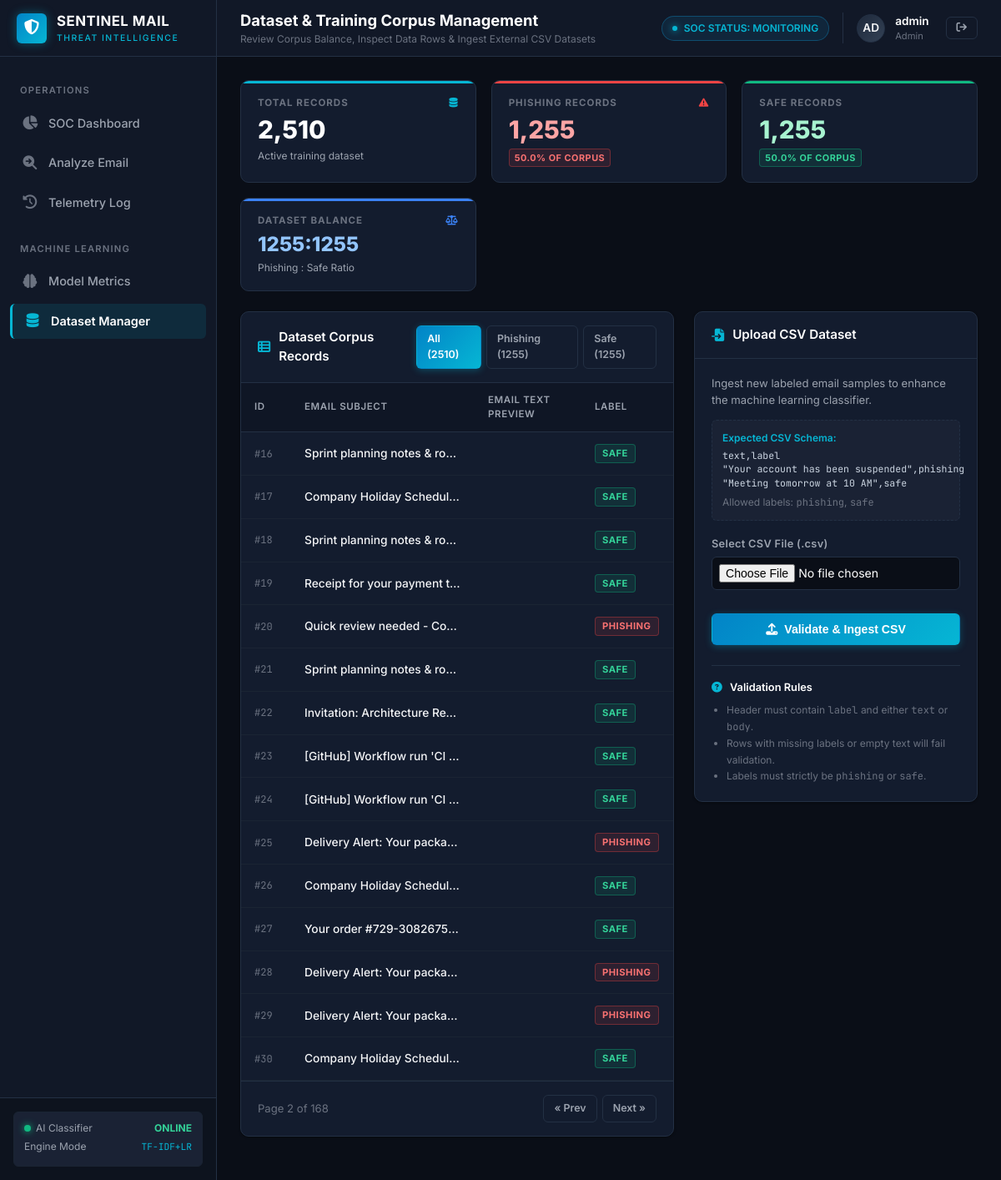
/dataset?page=2&label=ALL (signed in), run on the app's committed database.
### models.py (models this page shows, shortened)
class User(db.Model):
    __tablename__ = "users"
    id = db.Column(db.Integer, primary_key=True)
    username = db.Column(db.String(80), unique=True, nullable=False, index=True)
    email = db.Column(db.String(120), unique=True, nullable=False, index=True)
    password_hash = db.Column(db.String(256), nullable=False)
    role = db.Column(db.String(20), default="analyst")
    created_at = db.Column(db.DateTime, default=utc_now)

class DatasetRecord(db.Model):
    __tablename__ = "dataset_records"
    id = db.Column(db.Integer, primary_key=True)
    sender = db.Column(db.String(255), nullable=True)
    subject = db.Column(db.String(255), nullable=True)
    body = db.Column(db.Text, nullable=False)
    label = db.Column(db.String(20), nullable=False, index=True)  # "phishing" or "safe"
    created_at = db.Column(db.DateTime, default=utc_now)

### app.py (the view, shortened to what this page needs)
    @app.route("/dataset", methods=["GET", "POST"])
    @login_required
    def dataset():
        page = request.args.get("page", 1, type=int)
        query_filter = request.args.get("label", "ALL")
        per_page = 15
        db_query = DatasetRecord.query
        if query_filter in ["phishing", "safe"]:
            db_query = db_query.filter_by(label=query_filter)
        pagination = db_query.order_by(DatasetRecord.id.asc()).paginate(
            page=page, per_page=per_page, error_out=False
        )
        total_records = DatasetRecord.query.count()
        phishing_count = DatasetRecord.query.filter_by(label="phishing").count()
        safe_count = DatasetRecord.query.filter_by(label="safe").count()
        balance_ratio = f"{phishing_count}:{safe_count}" if safe_count > 0 else "N/A"
        return render_template(
            "dataset.html",
            pagination=pagination,
            total_records=total_records,
            phishing_count=phishing_count,
            safe_count=safe_count,
            balance_ratio=balance_ratio,
            query_filter=query_filter
        )

### templates/dataset.html (shortened to what this page needs)
{% extends "base.html" %}
{% block page_title %}Dataset & Training Corpus Management{% endblock %}
{% block page_subtitle %}Review Corpus Balance, Inspect Data Rows & Ingest External CSV Datasets{% endblock %}
{% block content %}
<div class="stats-grid">
    <div class="stat-widget cyan">
        <div class="stat-label">
            <span>TOTAL RECORDS</span>
            <i class="fa-solid fa-database" style="color: var(--accent-cyan);"></i>
        </div>
        <div class="stat-value">{{ "{:,}".format(total_records) }}</div>
        <div class="stat-sub">Active training dataset</div>
    </div>
    <div class="stat-widget danger">
        <div class="stat-label">
            <span>PHISHING RECORDS</span>
            <i class="fa-solid fa-triangle-exclamation" style="color: var(--danger);"></i>
        </div>
        <div class="stat-value" style="color: #fca5a5;">{{ "{:,}".format(phishing_count) }}</div>
        <div class="stat-sub">
            <span class="badge badge-phishing" style="font-size: 0.68rem; padding: 2px 6px;">
                {{ "%.1f"|format(phishing_count / total_records * 100) if total_records > 0 else 0 }}% of corpus
            </span>
        </div>
    </div>
    <div class="stat-widget success">
        <div class="stat-label">
            <span>SAFE RECORDS</span>
        </div>
        <div class="stat-value" style="color: #a7f3d0;">{{ "{:,}".format(safe_count) }}</div>
        <div class="stat-sub">
            <span class="badge badge-safe" style="font-size: 0.68rem; padding: 2px 6px;">
                {{ "%.1f"|format(safe_count / total_records * 100) if total_records > 0 else 0 }}% of corpus
            </span>
        </div>
    </div>
    <div class="stat-widget primary">
        <div class="stat-label">
            <span>DATASET BALANCE</span>
            <i class="fa-solid fa-scale-balanced" style="color: var(--accent-blue);"></i>
        </div>
        <div class="stat-value" style="font-size: 1.5rem; color: #93c5fd;">{{ balance_ratio }}</div>
        <div class="stat-sub">Phishing : Safe Ratio</div>
    </div>
</div>
<div style="display: grid; grid-template-columns: 1fr 340px; gap: 24px; align-items: start;">
    <div class="soc-card">
        <div class="card-header">
            <div class="card-header-title">
                <i class="fa-solid fa-table-list"></i>
                Dataset Corpus Records
            </div>
            <div style="display: flex; gap: 6px;">
                <a href="{{ url_for('dataset', label='ALL') }}" class="btn {% if query_filter == 'ALL' %}btn-primary{% else %}btn-outline{% endif %} btn-sm">
                    All ({{ total_records }})
                </a>
                <a href="{{ url_for('dataset', label='phishing') }}" class="btn {% if query_filter == 'phishing' %}btn-primary{% else %}btn-outline{% endif %} btn-sm">
                    Phishing ({{ phishing_count }})
                </a>
                <a href="{{ url_for('dataset', label='safe') }}" class="btn {% if query_filter == 'safe' %}btn-primary{% else %}btn-outline{% endif %} btn-sm">
                    Safe ({{ safe_count }})
                </a>
            </div>
        </div>
        <div class="soc-table-container">
            <table class="soc-table">
                <thead>
                    <tr>
                        <th style="width: 60px;">ID</th>
                        <th style="width: 220px;">Email Subject</th>
                        <th>Email Text Preview</th>
                        <th style="width: 110px;">Label</th>
                    </tr>
                </thead>
                <tbody>
                    {% for row in pagination.items %}
                    <tr>
                        <td class="mono" style="font-size: 0.75rem; color: var(--text-dim);">#{{ row.id }}</td>
                        <td style="max-width: 200px; overflow: hidden; text-overflow: ellipsis; white-space: nowrap; font-weight: 500;">
                            {{ row.subject or '(No Subject)' }}
                        </td>
                        <td style="max-width: 320px; overflow: hidden; text-overflow: ellipsis; white-space: nowrap; color: var(--text-muted); font-size: 0.8rem;">
                        </td>
                        <td>
                            {% if row.label == 'phishing' %}
                                <span class="badge badge-phishing" style="font-size: 0.7rem; padding: 2px 8px;">phishing</span>
                            {% else %}
                                <span class="badge badge-safe" style="font-size: 0.7rem; padding: 2px 8px;">safe</span>
                            {% endif %}
                        </td>
                    </tr>
                    {% else %}
                    <tr>
                        <td colspan="4" style="text-align: center; color: var(--text-dim); padding: 40px;">
                            No dataset records found.
                        </td>
                    </tr>
                    {% endfor %}
                </tbody>
            </table>
        </div>
        {% if pagination.pages > 1 %}
        <div style="padding: 16px 20px; display: flex; align-items: center; justify-content: space-between; border-top: 1px solid var(--border-color); font-size: 0.82rem;">
            <span style="color: var(--text-dim);">
                Page {{ pagination.page }} of {{ pagination.pages }}
            </span>
            <div style="display: flex; gap: 6px;">
                {% if pagination.has_prev %}
                    <a href="{{ url_for('dataset', page=pagination.prev_num, label=query_filter) }}" class="btn btn-outline btn-sm">
                        &laquo; Prev
                    </a>
                {% endif %}
                {% if pagination.has_next %}
                    <a href="{{ url_for('dataset', page=pagination.next_num, label=query_filter) }}" class="btn btn-outline btn-sm">
                        Next &raquo;
                    </a>
                {% endif %}
            </div>
        </div>
        {% endif %}
    </div>
    <div class="soc-card">
        <div class="card-header">
            <div class="card-header-title">
                <i class="fa-solid fa-file-import"></i>
                Upload CSV Dataset
            </div>
        </div>
        <div class="card-body">
            <p style="font-size: 0.82rem; color: var(--text-muted); margin-bottom: 14px;">
                Ingest new labeled email samples to enhance the machine learning classifier.
            </p>
            <div style="background-color: var(--bg-surface-elevated); padding: 12px; border-radius: var(--radius-sm); border: 1px dashed var(--border-color); margin-bottom: 18px; font-size: 0.75rem;">
                <div style="color: var(--accent-cyan); font-weight: 600; margin-bottom: 4px;">Expected CSV Schema:</div>
                <pre class="mono" style="color: #cbd5e1; font-size: 0.72rem; line-height: 1.4;">text,label
"Your account has been suspended",phishing
"Meeting tomorrow at 10 AM",safe</pre>
                <div style="color: var(--text-dim); margin-top: 6px;">
                    Allowed labels: <code>phishing</code>, <code>safe</code>
                </div>
            </div>
            <form method="POST" action="{{ url_for('dataset') }}" enctype="multipart/form-data">
                <div class="form-group">
                    <label class="form-label">Select CSV File (.csv)</label>
                    <input type="file" name="dataset_file" accept=".csv" required class="form-control" style="padding: 8px;">
                </div>
                <button type="submit" class="btn btn-primary" style="width: 100%; margin-top: 10px;">
                    <i class="fa-solid fa-upload"></i>
                    Validate & Ingest CSV
                </button>
            </form>
            <div style="margin-top: 24px; padding-top: 16px; border-top: 1px solid var(--border-color);">
                <div style="font-size: 0.8rem; font-weight: 600; color: #fff; margin-bottom: 8px;">
                    <i class="fa-solid fa-circle-question" style="color: var(--accent-cyan); margin-right: 6px;"></i>
                    Validation Rules
                </div>
                <ul style="font-size: 0.75rem; color: var(--text-dim); padding-left: 18px; line-height: 1.6;">
                    <li>Header must contain <code>label</code> and either <code>text</code> or <code>body</code>.</li>
                    <li>Rows with missing labels or empty text will fail validation.</li>
                    <li>Labels must strictly be <code>phishing</code> or <code>safe</code>.</li>
                </ul>
            </div>
        </div>
    </div>
</div>
{% endblock %}

### templates/base.html (shortened to what this page needs)
<!DOCTYPE html>
<html lang="en">
<head>
    <link rel="stylesheet" href="https://cdnjs.cloudflare.com/ajax/libs/font-awesome/6.5.1/css/all.min.css">
    <link rel="stylesheet" href="{{ url_for('static', filename='css/style.css') }}">
</head>
<body>
    <div class="app-container">
        <aside class="sidebar" id="appSidebar">
            <div class="sidebar-header">
                <div class="brand-icon">
                    <i class="fa-solid fa-shield-halved"></i>
                </div>
                <div class="brand-title">
                    SENTINEL MAIL
                    <span>Threat Intelligence</span>
                </div>
            </div>
            <nav class="sidebar-nav">
                <div class="nav-section-title">Operations</div>
                <a href="{{ url_for('dashboard') }}" class="nav-item {% if request.endpoint == 'dashboard' %}active{% endif %}">
                    <i class="fa-solid fa-chart-pie"></i>
                    <span>SOC Dashboard</span>
                </a>
                <a href="{{ url_for('analyze') }}" class="nav-item {% if request.endpoint == 'analyze' %}active{% endif %}">
                    <i class="fa-solid fa-magnifying-glass-arrow-right"></i>
                    <span>Analyze Email</span>
                </a>
                <a href="{{ url_for('history') }}" class="nav-item {% if request.endpoint == 'history' %}active{% endif %}">
                    <i class="fa-solid fa-clock-rotate-left"></i>
                    <span>Telemetry Log</span>
                </a>
                <div class="nav-section-title" style="margin-top: 12px;">Machine Learning</div>
                <a href="{{ url_for('model_info') }}" class="nav-item {% if request.endpoint == 'model_info' %}active{% endif %}">
                    <i class="fa-solid fa-brain"></i>
                    <span>Model Metrics</span>
                </a>
                <a href="{{ url_for('dataset') }}" class="nav-item {% if request.endpoint == 'dataset' %}active{% endif %}">
                    <i class="fa-solid fa-database"></i>
                    <span>Dataset Manager</span>
                </a>
            </nav>
            <div class="sidebar-footer">
                <div class="system-status-box">
                    <div class="status-row">
                        <span><span class="status-indicator"></span>AI Classifier</span>
                        <strong style="color: #34d399;">ONLINE</strong>
                    </div>
                    <div class="status-row">
                        <span>Engine Mode</span>
                        <span class="mono" style="color: var(--accent-cyan); font-size: 0.7rem;">TF-IDF+LR</span>
                    </div>
                </div>
            </div>
        </aside>
        <div class="main-wrapper">
            <header class="top-navbar">
                <div class="page-title-box">
                    <h1 class="page-title">{% block page_title %}Security Operations Center{% endblock %}</h1>
                    <span class="page-subtitle">{% block page_subtitle %}Automated Phishing Telemetry & Analysis System{% endblock %}</span>
                </div>
                <div class="top-nav-actions">
                    <div class="soc-threat-badge">
                        <span class="live-pulse"></span>
                        <span>SOC STATUS: MONITORING</span>
                    </div>
                    {% if current_user %}
                    <div class="analyst-profile">
                        <div class="avatar">
                            {{ current_user.username[:2].upper() }}
                        </div>
                        <div class="analyst-info">
                            <span class="analyst-name">{{ current_user.username }}</span>
                            <span class="analyst-role">{{ current_user.role|capitalize }}</span>
                        </div>
                        <a href="{{ url_for('logout') }}" class="btn btn-outline btn-sm" title="Sign out" style="margin-left: 8px;">
                            <i class="fa-solid fa-arrow-right-from-bracket"></i>
                        </a>
                    </div>
                    {% endif %}
                </div>
            </header>
            <main class="content-body">
                {% block content %}{% endblock %}
            </main>
        </div>
    </div>
</body>
</html>

### data on the page
User: username "AD", username "admin", role "Admin"
DatasetRecord: id "16", subject "Sprint planning notes & ro…", label "SAFE"
DatasetRecord: id "17", subject "Company Holiday Schedul…", label "SAFE"
DatasetRecord: id "18", subject "Sprint planning notes & ro…", label "SAFE"
DatasetRecord: id "19", subject "Receipt for your payment t…", label "SAFE"
DatasetRecord: id "20", subject "Quick review needed - Co…", label "PHISHING"
DatasetRecord: id "21", subject "Sprint planning notes & ro…", label "SAFE"
DatasetRecord: id "22", subject "Invitation: Architecture Re…", label "SAFE"
DatasetRecord: id "23", subject "[GitHub] Workflow run 'CI…", label "SAFE"
DatasetRecord: id "24", subject "[GitHub] Workflow run 'CI…", label "SAFE"
DatasetRecord: id "25", subject "Delivery Alert: Your packa…", label "PHISHING"
DatasetRecord: id "26", subject "Company Holiday Schedul…", label "SAFE"
DatasetRecord: id "27", subject "Your order #729-3082675…", label "SAFE"
DatasetRecord: id "28", subject "Delivery Alert: Your packa…", label "PHISHING"
DatasetRecord: id "29", subject "Delivery Alert: Your packa…", label "PHISHING"
DatasetRecord: id "30", subject "Company Holiday Schedul…", label "SAFE"

### other printed values
{{ "{:,}".format(total_records) }} "2,510"
{{ "{:,}".format(phishing_count) }} "1,255"
{{ "{:,}".format(safe_count) }} "1,255"
{{ balance_ratio }} "1255:1255"
{{ total_records }} "2510"
{{ phishing_count }} "1255"
{{ safe_count }} "1255"
{{ pagination.page }} "2"
{{ pagination.pages }} "168"
